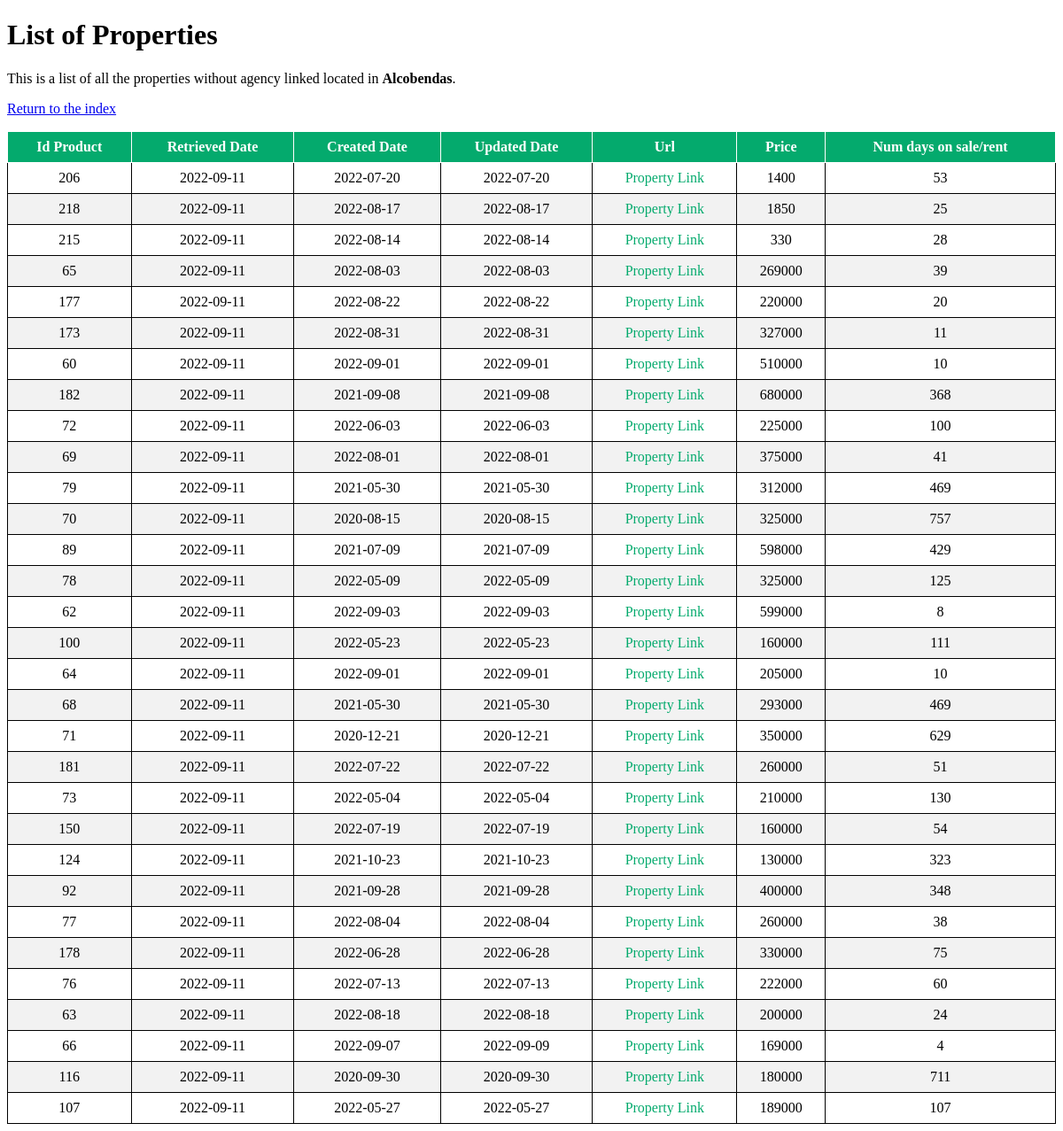
Page /property/Alcobendas on the committed database.
### flask-app/read_db.py (models this page shows)
class Property(db.Model):
    __tablename__ = 'properties'
    id_product = db.Column(db.Integer, primary_key=True)
    retrieved_date = db.Column(db.Date)
    created_date = db.Column(db.Date)
    url = db.Column(db.Text)
    mobile = db.Column(db.Integer)
    agency = db.Column(db.Text)
    real_estate_id = db.Column(db.Integer)
    price = db.Column(db.Integer)
    type_id = db.Column(db.Integer)
    trans_type_id = db.Column(db.Integer)
    location = db.Column(db.Text)
    num_days = db.Column(db.Integer)
    updated_date = db.Column(db.Date)

### flask-app/read_db.py (the view)
@app.route('/property/<location>', methods=['GET', 'POST'])
def property(location):
    properties = Property.query.filter_by(
        type_id=1, location=location).order_by(Property.url).distinct()
    return render_template('list.html', properties=properties, location=location)

### flask-app/templates/list.html (shortened to what this page needs)
<!DOCTYPE html>
<html lang="en">
<head>
    <link rel="stylesheet" type="text/css" href="{{ url_for('static', filename='styles/style.css') }}">
    <link rel="stylesheet" type="text/css" href="{{ url_for('static', filename='styles/tablesort.css') }}">
</head>
<body>
    <h1 class="pt-5 pb-2">List of Properties</h1>
    <p class="lead alert alert-warning">This is a list of all the properties without agency linked located in
        <strong>{{ location }}</strong>.
    </p>
    <p class="ml-4"><a href="{{ url_for('index') }}">Return to the index</a></p>
    <table class="table table-sortable">
        <thead>
            <tr>
                <th>Id Product</th>
                <th>Retrieved Date</th>
                <th>Created Date</th>
                <th>Updated Date</th>
                <th>Url</th>
                <th>Price</th>
                <th>Num days on sale/rent</th>
            </tr>
        </thead>
        <tbody>
            {% for property in properties %}
            <tr>
                <td>{{ property.id_product }}</td>
                <td>{{ property.retrieved_date }}</td>
                <td>{{ property.created_date }}</td>
                <td>{{ property.updated_date }}</td>
                <td>
                    <a class="property_link" href={{ property.url }}>Property Link</a>
                </td>
                <td><a>{{ property.price }}</a></td>
                <td>{{ property.num_days }}</td>
            </tr>
            {% endfor %}
        </tbody>
    </table>
</body>
</html>

### flask-app/static/styles/style.css (style rules this page uses)
table, th, td { border: 1px solid; }
table { width: 100%; border-collapse: collapse; }
th, td { text-align: center; padding: 8px; }
tr:nth-child(even) { background-color: #f2f2f2 }
th { background-color: #04AA6D; color: white; }
a.property_link { text-decoration: none; }
a.property_link:link, a.property_link:visited { color: #04AA6D; }

### flask-app/static/styles/tablesort.css (style rules this page uses)
.table-sortable th { cursor: pointer; }

### rows in the picture
Property: id_product "206", retrieved_date "2022-09-11", created_date "2022-07-20", updated_date "2022-07-20", price "1400", num_days "53"
Property: id_product "218", retrieved_date "2022-09-11", created_date "2022-08-17", updated_date "2022-08-17", price "1850", num_days "25"
Property: id_product "215", retrieved_date "2022-09-11", created_date "2022-08-14", updated_date "2022-08-14", price "330", num_days "28"
Property: id_product "65", retrieved_date "2022-09-11", created_date "2022-08-03", updated_date "2022-08-03", price "269000", num_days "39"
Property: id_product "177", retrieved_date "2022-09-11", created_date "2022-08-22", updated_date "2022-08-22", price "220000", num_days "20"
Property: id_product "173", retrieved_date "2022-09-11", created_date "2022-08-31", updated_date "2022-08-31", price "327000", num_days "11"
Property: id_product "60", retrieved_date "2022-09-11", created_date "2022-09-01", updated_date "2022-09-01", price "510000", num_days "10"
Property: id_product "182", retrieved_date "2022-09-11", created_date "2021-09-08", updated_date "2021-09-08", price "680000", num_days "368"
Property: id_product "72", retrieved_date "2022-09-11", created_date "2022-06-03", updated_date "2022-06-03", price "225000", num_days "100"
Property: id_product "69", retrieved_date "2022-09-11", created_date "2022-08-01", updated_date "2022-08-01", price "375000", num_days "41"
Property: id_product "79", retrieved_date "2022-09-11", created_date "2021-05-30", updated_date "2021-05-30", price "312000", num_days "469"
Property: id_product "70", retrieved_date "2022-09-11", created_date "2020-08-15", updated_date "2020-08-15", price "325000", num_days "757"
Property: id_product "89", retrieved_date "2022-09-11", created_date "2021-07-09", updated_date "2021-07-09", price "598000", num_days "429"
Property: id_product "78", retrieved_date "2022-09-11", created_date "2022-05-09", updated_date "2022-05-09", price "325000", num_days "125"
Property: id_product "62", retrieved_date "2022-09-11", created_date "2022-09-03", updated_date "2022-09-03", price "599000", num_days "8"
Property: id_product "100", retrieved_date "2022-09-11", created_date "2022-05-23", updated_date "2022-05-23", price "160000", num_days "111"
Property: id_product "64", retrieved_date "2022-09-11", created_date "2022-09-01", updated_date "2022-09-01", price "205000", num_days "10"
Property: id_product "68", retrieved_date "2022-09-11", created_date "2021-05-30", updated_date "2021-05-30", price "293000", num_days "469"
Property: id_product "71", retrieved_date "2022-09-11", created_date "2020-12-21", updated_date "2020-12-21", price "350000", num_days "629"
Property: id_product "181", retrieved_date "2022-09-11", created_date "2022-07-22", updated_date "2022-07-22", price "260000", num_days "51"
Property: id_product "73", retrieved_date "2022-09-11", created_date "2022-05-04", updated_date "2022-05-04", price "210000", num_days "130"
Property: id_product "150", retrieved_date "2022-09-11", created_date "2022-07-19", updated_date "2022-07-19", price "160000", num_days "54"
Property: id_product "124", retrieved_date "2022-09-11", created_date "2021-10-23", updated_date "2021-10-23", price "130000", num_days "323"
Property: id_product "92", retrieved_date "2022-09-11", created_date "2021-09-28", updated_date "2021-09-28", price "400000", num_days "348"
Property: id_product "77", retrieved_date "2022-09-11", created_date "2022-08-04", updated_date "2022-08-04", price "260000", num_days "38"
Property: id_product "178", retrieved_date "2022-09-11", created_date "2022-06-28", updated_date "2022-06-28", price "330000", num_days "75"
Property: id_product "76", retrieved_date "2022-09-11", created_date "2022-07-13", updated_date "2022-07-13", price "222000", num_days "60"
Property: id_product "63", retrieved_date "2022-09-11", created_date "2022-08-18", updated_date "2022-08-18", price "200000", num_days "24"
Property: id_product "66", retrieved_date "2022-09-11", created_date "2022-09-07", updated_date "2022-09-09", price "169000", num_days "4"
Property: id_product "116", retrieved_date "2022-09-11", created_date "2020-09-30", updated_date "2020-09-30", price "180000", num_days "711"
Property: id_product "107", retrieved_date "2022-09-11", created_date "2022-05-27", updated_date "2022-05-27", price "189000", num_days "107"

### other values in the picture
{{ location }} "Alcobendas"
